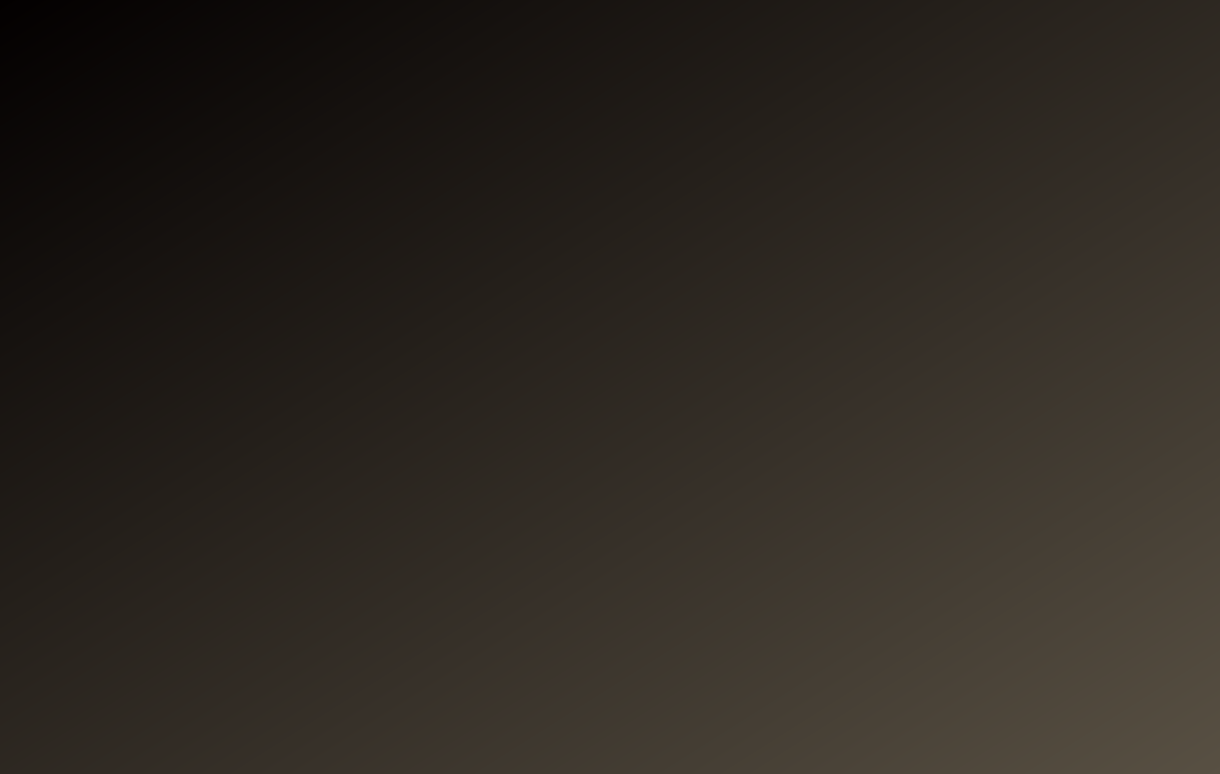
<?xml version="1.0" encoding="UTF-8"?>
<ui version="4.0">
 <class>MainWindow</class>
 <widget class="QWidget" name="MainWindow">
  <property name="geometry">
   <rect>
    <x>0</x>
    <y>0</y>
    <width>1220</width>
    <height>774</height>
   </rect>
  </property>
  <property name="windowTitle">
   <string>MainWindow</string>
  </property>
  <property name="styleSheet">
   <string notr="true">background-color: qlineargradient(spread:pad, x1:0, y1:0, x2:1, y2:1, stop:0 rgba(3, 0, 0, 255), stop:1 rgba(88, 80, 67, 255));</string>
  </property>
 </widget>
 <resources/>
 <connections/>
</ui>
